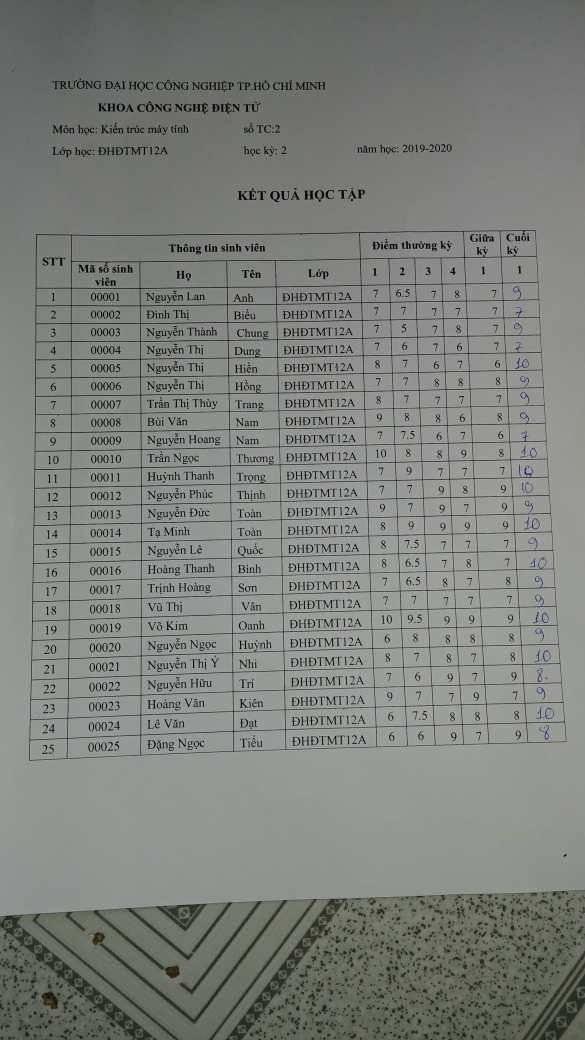
#> input picture Segment/Anh/test_5.jpg, 2340 x 4160 px (shown at 1/4 size)
$ python transform_example.py --image ../Anh/test_5.jpg
#> lines starting #> are read from the running program, lines starting #| are printed output that depends on the picture
from transform import four_point_transform
import numpy as np
import argparse
import cv2

scaleIndex = 0.2

refPt = []
RrefPt = []
def mouse_event(event, x, y, flags, param):
    global refPt

    if event == cv2.EVENT_LBUTTONDOWN:
        refPt.append((x, y))
        RrefPt.append((int(x / scaleIndex), int(y / scaleIndex)))

image = cv2.imread("Score-board.png")
cv2.namedWindow("image")
cv2.setMouseCallback("image", mouse_event)

ap = argparse.ArgumentParser()
ap.add_argument("-i", "--image", help = "path to the image file")
args = vars(ap.parse_args())
image = cv2.imread(args['image'])
#> image is the input picture: shape (4160, 2340, 3); mean B, G, R 123.4, 128.3, 124.9
# image = cv2.imread('Anh/test_5.jpg')

clone = image.copy()
Ch, Cw, Cchanel = clone.shape
#> Ch = 4160; Cw = 2340; Cchanel = 3
clone = cv2.resize(clone, (int(Cw * scaleIndex), int(Ch * scaleIndex)))
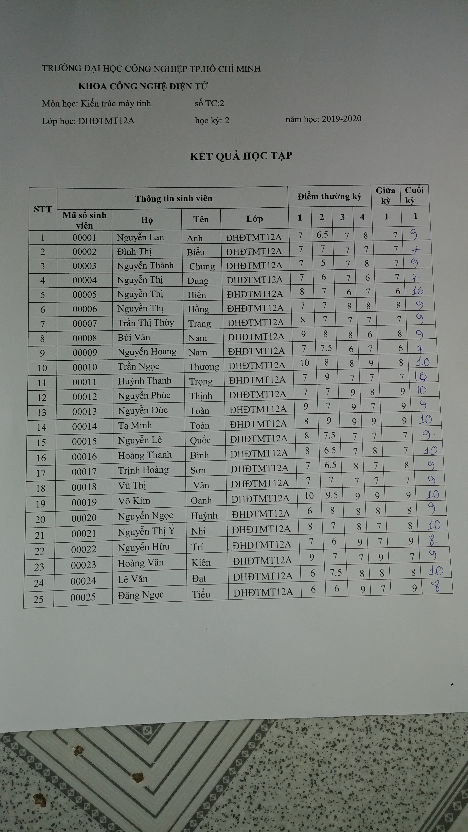
#> clone: shape (832, 468, 3); mean B, G, R 123.5, 128.4, 124.9

while True:
    cv2.imshow("image", clone)

    for mouseP in refPt:
        cv2.circle(clone, (mouseP[0], mouseP[1]), 1, (0, 255, 0), 5)

    cv2.waitKey(1)
    if refPt.__len__() == 4:
        break

RrefPt = np.asarray(RrefPt)
warped = four_point_transform(image, RrefPt)

cv2.imshow("Original", image)

# for Rx, Ry in refPt:
#     cv2.circle(image, (int(Rx / scaleIndex), int(Ry / scaleIndex)), 1 , (0, 255, 0), 10)

cv2.imshow("Warped", warped)
cv2.imwrite("Warped.jpg", warped)

cv2.waitKey(0)

$ run again, with Segment/Anh/test_1.jpg copied over Segment/Anh/test_5.jpg
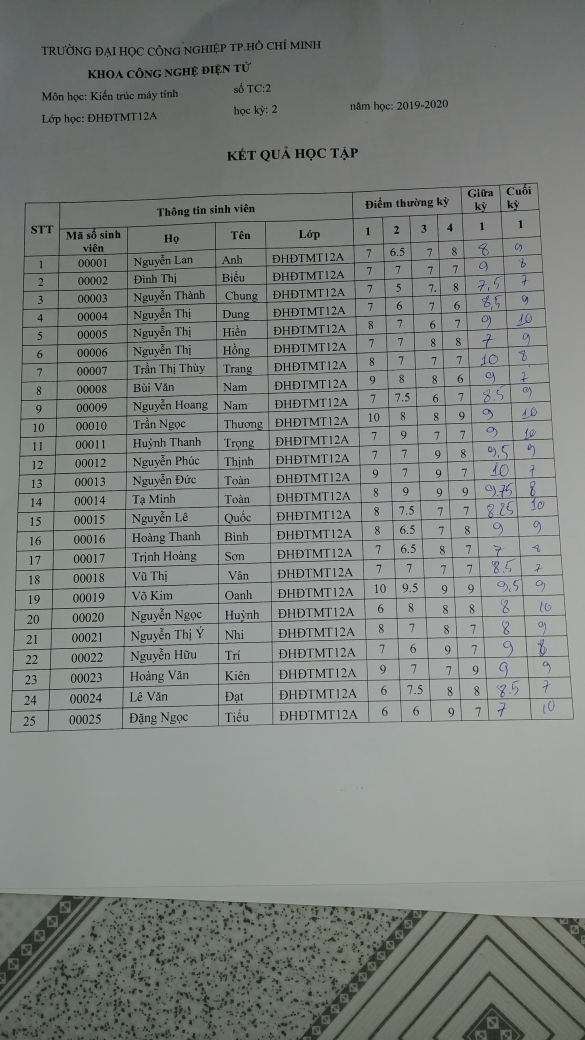
#> input picture Segment/Anh/test_1.jpg, 2340 x 4160 px (shown at 1/4 size)
#> image is the input picture: shape (4160, 2340, 3); mean B, G, R 127.1, 130.4, 126.6
#> `clone = cv2.resize(clone, (int(Cw * scaleIndex), int(Ch * scaleIndex)))`:
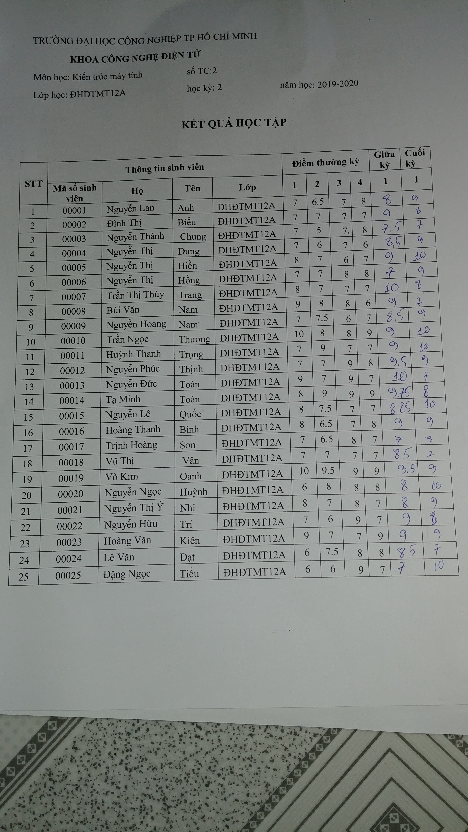
#> clone: shape (832, 468, 3); mean B, G, R 127.1, 130.4, 126.5

$ run again, with Segment/Anh/test_10.jpg copied over Segment/Anh/test_5.jpg
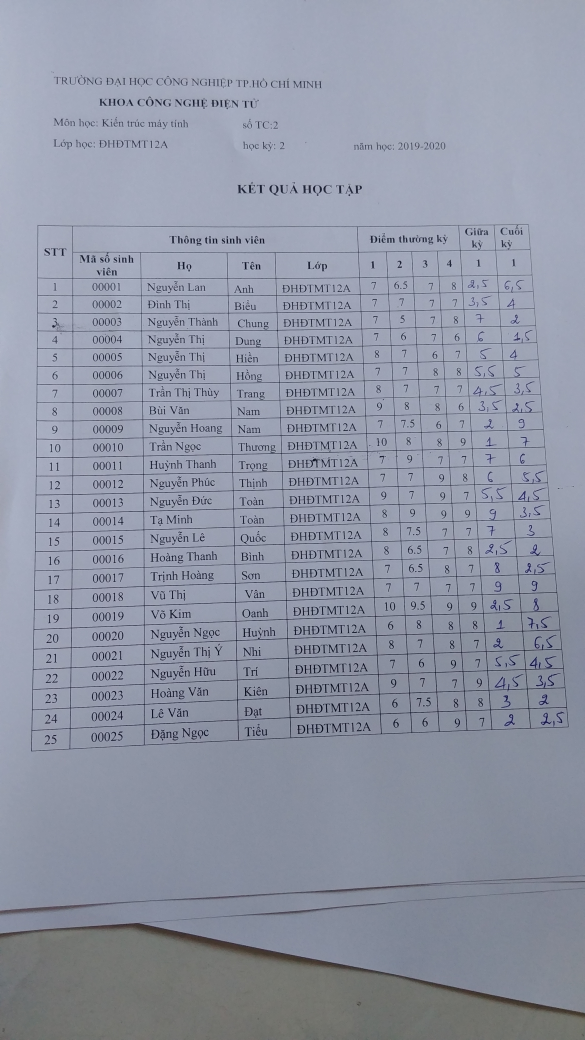
#> input picture Segment/Anh/test_10.jpg, 2340 x 4160 px (shown at 1/4 size)
#> image is the input picture: shape (4160, 2340, 3); mean B, G, R 165.3, 149.6, 144.1
#> `clone = cv2.resize(clone, (int(Cw * scaleIndex), int(Ch * scaleIndex)))`:
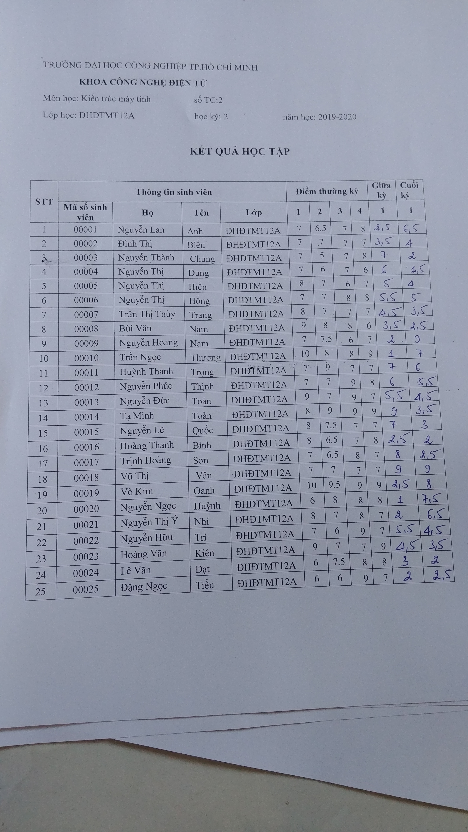
#> clone: shape (832, 468, 3); mean B, G, R 165.2, 149.5, 144

$ run again, with Segment/Anh/test_11.jpg copied over Segment/Anh/test_5.jpg
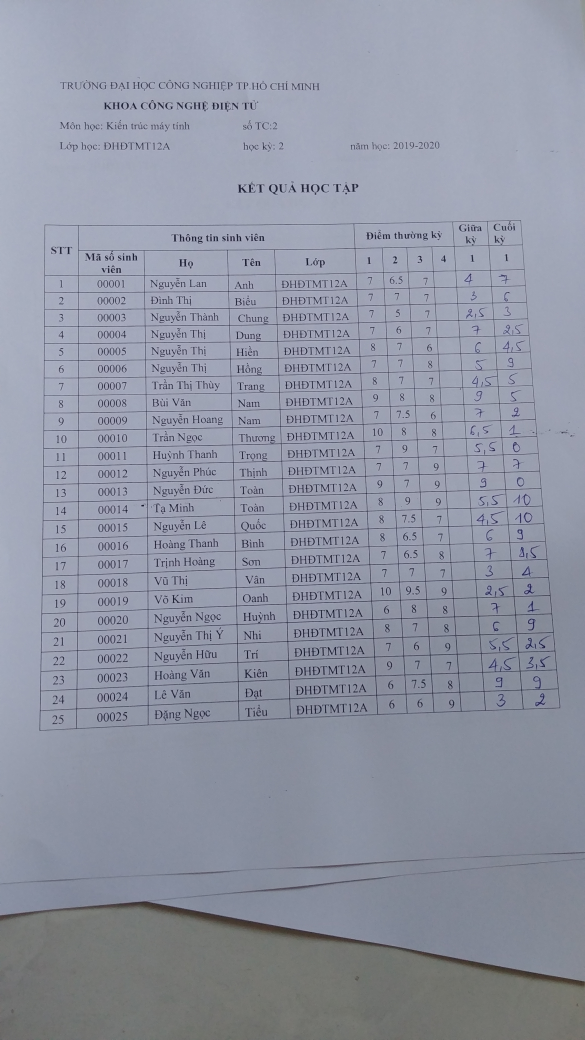
#> input picture Segment/Anh/test_11.jpg, 2340 x 4160 px (shown at 1/4 size)
#> image is the input picture: shape (4160, 2340, 3); mean B, G, R 163.7, 149, 144.3
#> `clone = cv2.resize(clone, (int(Cw * scaleIndex), int(Ch * scaleIndex)))`:
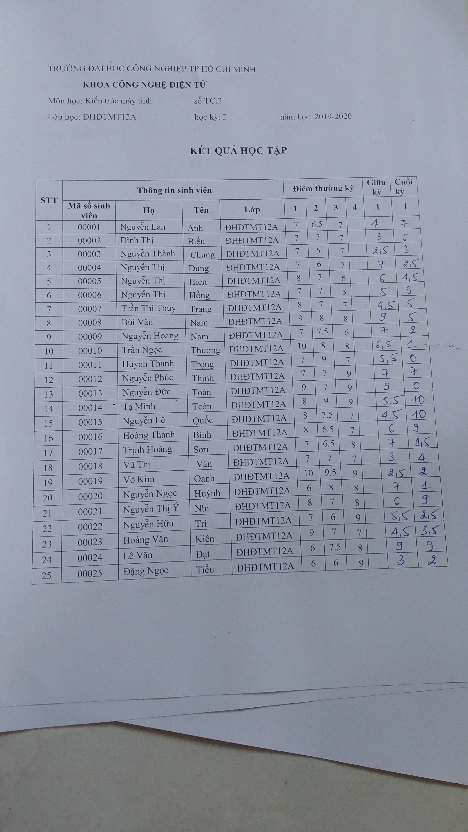
#> clone: shape (832, 468, 3); mean B, G, R 163.7, 149, 144.3
